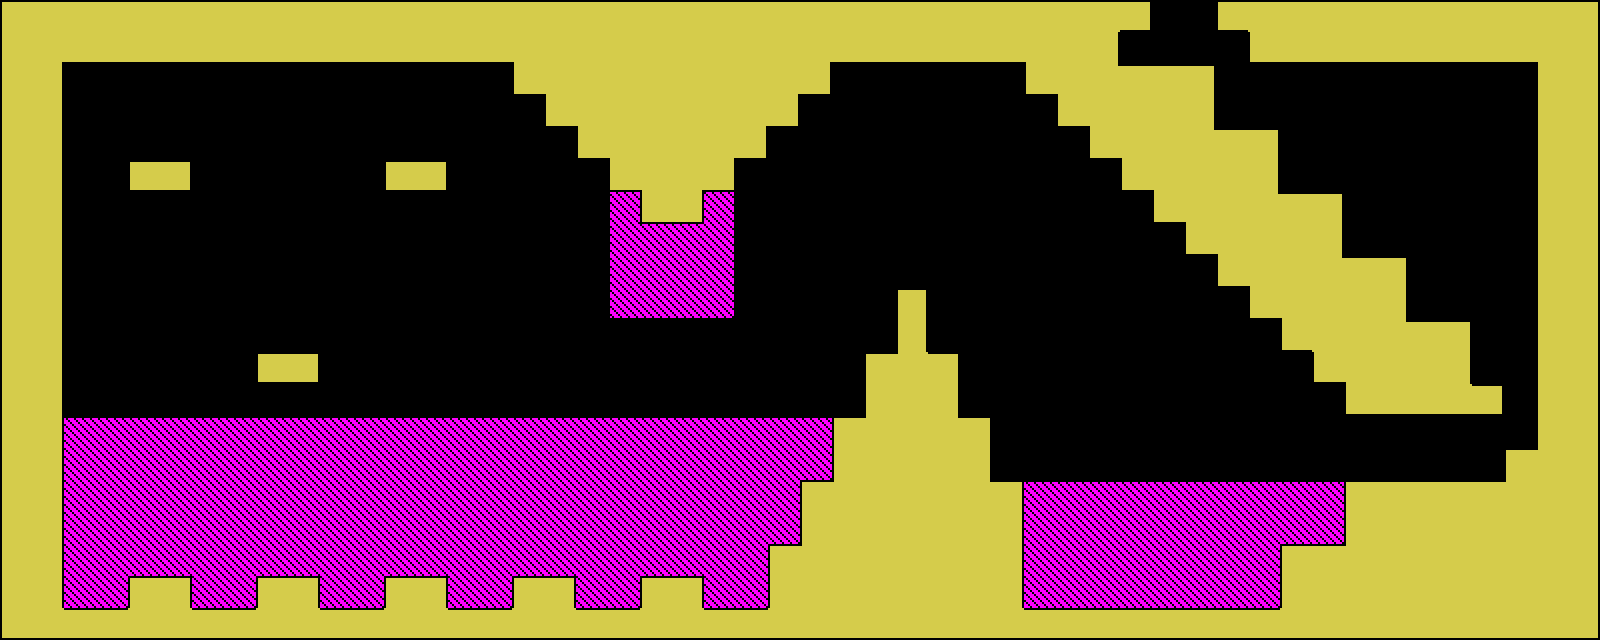

Below is a game level as drawn by its tile map, then a one-line description and the .tmx that defines it (tile-layer data replaced by summaries):
An orthogonal 50x20 tile map with 32x32 px tiles, 3 tile layers (Texure, No Collision BackGround, BackGround), 6 tilesets and 23 objects (YellowGem).

<map version="1.0" orientation="orthogonal" renderorder="right-down" width="50" height="20" tilewidth="32" tileheight="32" nextobjectid="29">
 <tileset firstgid="1" name="Collision Ground" tilewidth="32" tileheight="32" tilecount="20" columns="5">
  <image source="../Bitmap/TileYellow.bmp" width="160" height="128" />
  <tile id="0">
   <objectgroup draworder="index">
    <object id="4" x="0" y="0">
     <polygon points="0,0 0,32 32,32 32,0" />
    </object>
   </objectgroup>
  </tile>
  <tile id="1">
   <objectgroup draworder="index">
    <object id="1" x="0" y="0">
     <polygon points="0,0 0,32 32,32 32,0" />
    </object>
   </objectgroup>
  </tile>
  <tile id="2">
   <objectgroup draworder="index">
    <object id="2" x="0" y="0">
     <polygon points="0,0 0,32 32,32 32,0" />
    </object>
   </objectgroup>
  </tile>
  <tile id="3">
   <objectgroup draworder="index">
    <object id="1" x="0" y="0">
     <polygon points="0,0 0,32 32,32 32,0" />
    </object>
   </objectgroup>
  </tile>
  <tile id="4">
   <objectgroup draworder="index">
    <object id="1" x="0" y="0">
     <polygon points="0,0 0,32 32,32 32,0" />
    </object>
   </objectgroup>
  </tile>
  <tile id="5">
   <objectgroup draworder="index">
    <object id="1" x="0" y="0">
     <polygon points="0,0 0,32 32,32 32,0" />
    </object>
   </objectgroup>
  </tile>
  <tile id="6">
   <objectgroup draworder="index">
    <object id="1" x="0" y="0">
     <polygon points="0,0 0,32 32,32 32,0" />
    </object>
   </objectgroup>
  </tile>
  <tile id="7">
   <objectgroup draworder="index">
    <object id="1" x="0" y="0">
     <polygon points="0,0 0,32 32,32 32,0" />
    </object>
   </objectgroup>
  </tile>
  <tile id="8">
   <objectgroup draworder="index">
    <object id="1" x="0" y="0">
     <polygon points="0,0 0,32 32,32 32,0" />
    </object>
   </objectgroup>
  </tile>
  <tile id="9">
   <objectgroup draworder="index">
    <object id="1" x="0" y="0">
     <polygon points="0,0 0,32 32,32 32,0" />
    </object>
   </objectgroup>
  </tile>
  <tile id="10">
   <objectgroup draworder="index">
    <object id="1" x="0" y="0">
     <polygon points="0,0 0,32 32,32 32,0" />
    </object>
   </objectgroup>
  </tile>
  <tile id="11">
   <objectgroup draworder="index">
    <object id="1" x="0" y="0">
     <polygon points="0,0 0,32 32,32 32,0" />
    </object>
   </objectgroup>
  </tile>
  <tile id="12">
   <objectgroup draworder="index">
    <object id="1" x="0" y="0">
     <polygon points="0,0 0,32 32,32 32,0" />
    </object>
   </objectgroup>
  </tile>
  <tile id="13">
   <objectgroup draworder="index">
    <object id="1" x="0" y="0">
     <polygon points="0,0 0,32 32,32 32,0" />
    </object>
   </objectgroup>
  </tile>
  <tile id="14">
   <objectgroup draworder="index">
    <object id="1" x="0" y="0">
     <polygon points="0,0 0,32 32,32 32,0" />
    </object>
   </objectgroup>
  </tile>
  <tile id="15">
   <objectgroup draworder="index">
    <object id="1" x="0" y="0">
     <polygon points="0,0 0,32 32,32 32,0" />
    </object>
   </objectgroup>
  </tile>
  <tile id="16">
   <objectgroup draworder="index">
    <object id="2" x="0" y="0">
     <polygon points="0,0 0,32 32,32 32,0" />
    </object>
   </objectgroup>
  </tile>
  <tile id="17">
   <objectgroup draworder="index">
    <object id="1" x="0" y="0">
     <polygon points="0,0 0,32 32,32 32,0" />
    </object>
   </objectgroup>
  </tile>
  <tile id="18">
   <objectgroup draworder="index">
    <object id="1" x="0" y="0">
     <polygon points="0,0 0,32 32,32 32,0" />
    </object>
   </objectgroup>
  </tile>
  <tile id="19">
   <objectgroup draworder="index">
    <object id="1" x="0" y="0">
     <polygon points="0,0 0,32 32,32 32,0" />
    </object>
   </objectgroup>
  </tile>
 </tileset>
 <tileset firstgid="21" name="No Collision Ground" tilewidth="32" tileheight="32" tilecount="20" columns="5">
  <image source="../Bitmap/TileYellow.bmp" width="160" height="128" />
 </tileset>
 <tileset firstgid="41" name="Obj" tilewidth="64" tileheight="64" tilecount="9" columns="0">
  <tile id="0">
   <properties>
    <property name="include" value="spawnPlayer" />
   </properties>
   <image width="16" height="16" source="../Bitmap/GameObject/SpwanPoint.bmp" />
  </tile>
  <tile id="1">
   <properties>
    <property name="include" value="spring" />
   </properties>
   <image width="16" height="16" source="../Bitmap/GameObject/button.bmp" />
  </tile>
  <tile id="2">
   <properties>
    <property name="include" value="button" />
   </properties>
   <image width="16" height="16" source="../Bitmap/GameObject/redButton.bmp" />
  </tile>
  <tile id="3">
   <image width="64" height="64" source="../Bitmap/GreenBox_single1.bmp" />
   <objectgroup draworder="index">
    <object id="2" x="0" y="0">
     <polygon points="0,0 0,64 64,64 64,0" />
    </object>
   </objectgroup>
  </tile>
  <tile id="4">
   <properties>
    <property name="Transporter" value="Bottom" />
   </properties>
   <image width="32" height="32" source="../Bitmap/GameObject/BottomIn.bmp" />
  </tile>
  <tile id="5">
   <properties>
    <property name="Transporter" value="Left" />
   </properties>
   <image width="32" height="32" source="../Bitmap/GameObject/LeftIn.bmp" />
  </tile>
  <tile id="6">
   <properties>
    <property name="Transporter" value="Right" />
   </properties>
   <image width="32" height="32" source="../Bitmap/GameObject/RightIn.bmp" />
  </tile>
  <tile id="7">
   <properties>
    <property name="Transporter" value="Top" />
   </properties>
   <image width="32" height="32" source="../Bitmap/GameObject/TopIn.bmp" />
  </tile>
  <tile id="8">
   <properties>
    <property name="include" value="Gem" />
   </properties>
   <image width="32" height="32" source="../Bitmap/GameObject/Gem/Gem_Yellow.bmp" />
  </tile>
 </tileset>
 <tileset firstgid="50" name="Texure1" tilewidth="32" tileheight="32" tilecount="9" columns="3">
  <image source="../Bitmap/texure1.bmp" trans="ff00ff" width="96" height="96" />
 </tileset>
 <tileset firstgid="59" name="Texure2" tilewidth="32" tileheight="32" tilecount="9" columns="3">
  <image source="../Bitmap/texure2.bmp" trans="ff00ff" width="96" height="96" />
 </tileset>
 <tileset firstgid="68" name="Texure3" tilewidth="32" tileheight="32" tilecount="9" columns="3">
  <image source="../Bitmap/texure3.bmp" trans="ff00ff" width="96" height="96" />
 </tileset>
 <layer name="Texure" width="50" height="20">
  <data>[1000 cells, 182 non-empty, 9 distinct tile ids]</data>
 </layer>
 <layer name="No Collision BackGround" width="50" height="20">
  <data>[1000 cells, 229 non-empty, 13 distinct tile ids]</data>
 </layer>
 <layer name="BackGround" width="50" height="20">
  <data>[1000 cells, 162 non-empty, 13 distinct tile ids]</data>
 </layer>
 <objectgroup name="Objects">
  <object id="27" gid="48" x="1168" y="32" width="32" height="32" />
  <object id="28" name="YellowGem" gid="49" x="384" y="160" width="32" height="32" />
 </objectgroup>
</map>